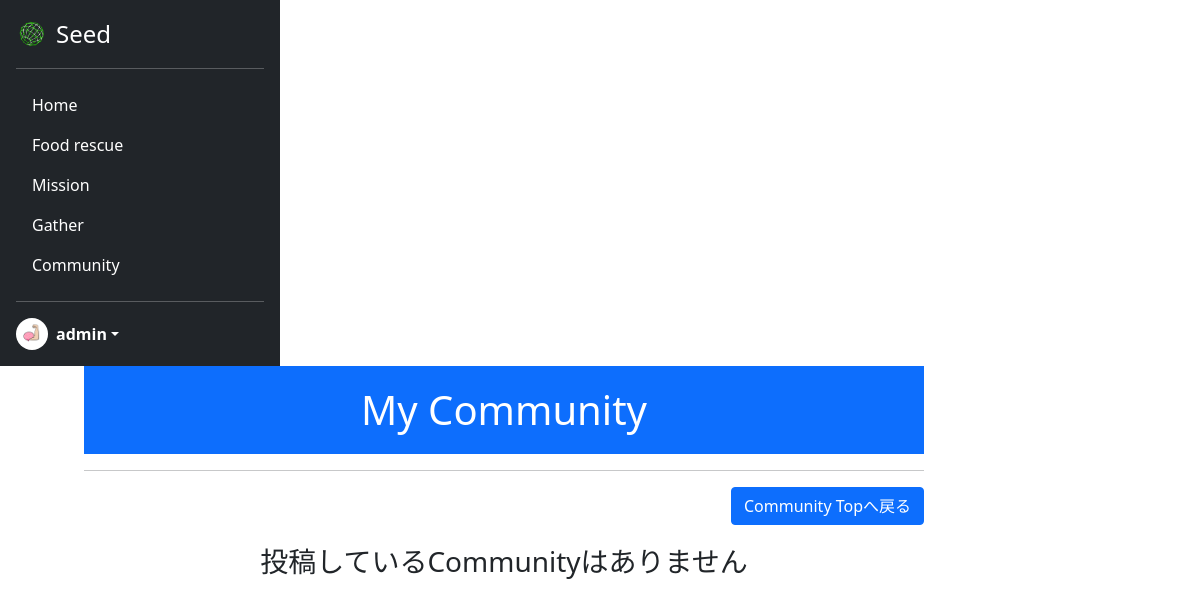
/mycommunity/ (signed in), run on an earlier commit of the app's database.
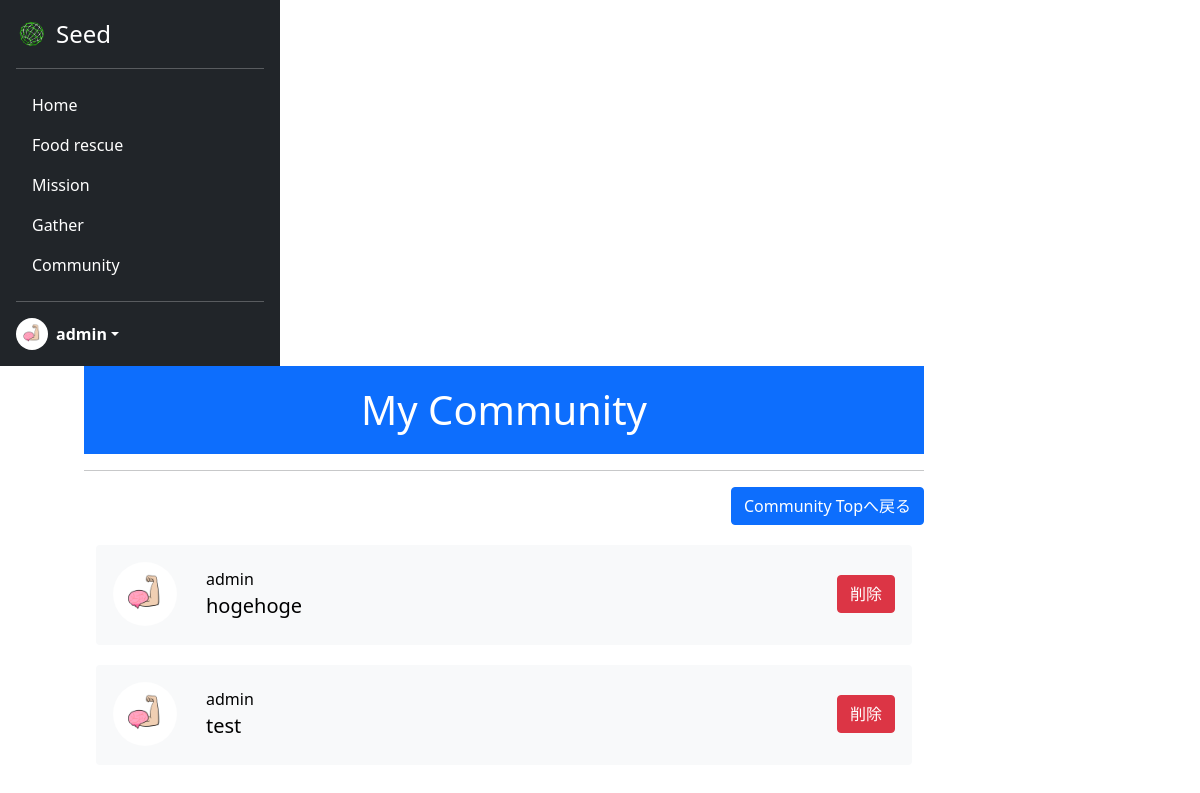
And on a later commit of the database.
### seed/models.py (models this page shows)
class Community(models.Model):
    user = models.ForeignKey(CustomUser, verbose_name='ユーザー', on_delete=models.CASCADE)
    genre = models.ForeignKey(CommunityGenre, verbose_name='Community ジャンル', on_delete=models.CASCADE)
    title = models.CharField(verbose_name='Community タイトル', max_length=70)
    posted_at = models.DateTimeField(verbose_name='投稿日時', auto_now_add=True)
    best_answer = models.BooleanField(verbose_name='ベストアンサー', default=False)

### acount/models.py (models this page shows)
class CustomUser(AbstractUser):
    is_general = models.BooleanField(null=True ,default=True)
    is_active = models.BooleanField(null=True ,default=False)
    mission_point = models.IntegerField(null=False ,default=0)
    profile_pic = models.ImageField(upload_to='profile_pics', blank=True)

### seed/views.py (the view)
# urls.py: path('mycommunity/', views.MyCommunityView.as_view(), name='mycommunity'),
class MyCommunityView(ListView):
    template_name = 'mycommunity.html'
    model = Community
    context_object_name = 'community_list'
    def get_queryset(self):
        return Community.objects.filter(user=self.request.user)

### seed/templates/mycommunity.html (shortened to what this page needs)
{% extends 'mypagebase.html' %}
{% load static %}
{% block content %}
<div class="text-center">
    <h1 class="title" style="background-color:#0d6efd; color:white;">My Community</h1>
    <hr>
    <div>
        <div class="text-end" style="margin-bottom:20px;">
            <a class="btn btn-primary" href="{% url 'seed:community' %}">Community Topへ戻る</a>
        </div>
    </div>
    <div class="container">
        <div style="height: 650px; width:100%; overflow-y: scroll;">
            {% if community_list %}
                {% for community in community_list %}
                <a href="#" style="text-decoration: none; color:black;">
                    <div class="bg-light p-3 rounded" style="height:100px; margin-bottom:20px;">
                        <table style="margin:auto;">
                            <tr>
                                <td  rowspan="2">
                                    <img src="{{ community.user.profile_pic.url}}" width="64" height="64" class="rounded-circle me-2">
                                </td>
                            </tr>
                            <tr>
                                <td width="80%" class="text-start" style="padding-left:20px">
                                    {{community.user.username}}<br>
                                    <span class="fs-5">{{community.title}}</span>
                                </td>
                                <td class="text-end" width="20%">
                                    <a href="#" class="btn btn-danger">削除</a>
                                </td>
                            </tr>
                        </table>
                    </div>
                </a>
                {% endfor %}
            {% else %}
                <h3>投稿しているCommunityはありません</h3>
            {% endif %}
        </div>
    </div>
</div>
{% endblock %}

What changed in the data, as far as the page shows it:
added Community: user.profile_pic (picture), user.username "admin", title "hogehoge"
added Community: user.profile_pic (picture), user.username "admin", title "test"
Also different on the page:
text no longer shown: "投稿しているCommunityはありません"
